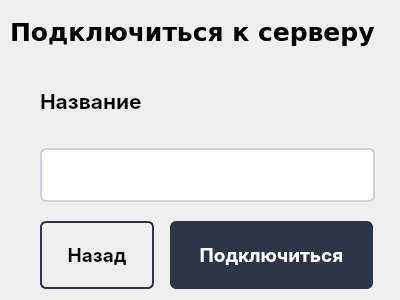
<?xml version="1.0" encoding="UTF-8"?>
<ui version="4.0">
 <class>GuildConnector</class>
 <widget class="QWidget" name="GuildConnector">
  <property name="geometry">
   <rect>
    <x>0</x>
    <y>0</y>
    <width>400</width>
    <height>300</height>
   </rect>
  </property>
  <property name="windowTitle">
   <string>Form</string>
  </property>
  <widget class="QLabel" name="title">
   <property name="geometry">
    <rect>
     <x>10</x>
     <y>10</y>
     <width>392</width>
     <height>44</height>
    </rect>
   </property>
   <property name="font">
    <font>
     <family>DejaVu Sans</family>
     <pointsize>19</pointsize>
     <weight>75</weight>
     <bold>true</bold>
    </font>
   </property>
   <property name="text">
    <string>Подключиться к серверу</string>
   </property>
  </widget>
  <widget class="QWidget" name="layoutWidget">
   <property name="geometry">
    <rect>
     <x>40</x>
     <y>61</y>
     <width>335</width>
     <height>141</height>
    </rect>
   </property>
   <layout class="QVBoxLayout" name="name_stack">
    <item>
     <widget class="QLabel" name="name">
      <property name="font">
       <font>
        <family>Inter</family>
        <pointsize>16</pointsize>
        <weight>75</weight>
        <bold>true</bold>
       </font>
      </property>
      <property name="text">
       <string>Название</string>
      </property>
     </widget>
    </item>
    <item>
     <widget class="QLineEdit" name="name_edit">
      <property name="font">
       <font>
        <family>Inter</family>
        <pointsize>14</pointsize>
        <weight>75</weight>
        <bold>true</bold>
       </font>
      </property>
      <property name="styleSheet">
       <string notr="true">padding: 12px;

background: #FFFFFF;
border: 2px solid #CBD2E0;
border-radius: 6px;</string>
      </property>
     </widget>
    </item>
   </layout>
  </widget>
  <widget class="QWidget" name="layoutWidget_2">
   <property name="geometry">
    <rect>
     <x>40</x>
     <y>220</y>
     <width>333</width>
     <height>70</height>
    </rect>
   </property>
   <layout class="QHBoxLayout" name="button_group">
    <property name="spacing">
     <number>16</number>
    </property>
    <item>
     <widget class="QPushButton" name="close_btn">
      <property name="font">
       <font>
        <family>Inter</family>
        <pointsize>14</pointsize>
        <weight>75</weight>
        <bold>true</bold>
       </font>
      </property>
      <property name="styleSheet">
       <string notr="true">QPushButton#close_btn {
    padding: 12px 20px;
    height: 40px;

    border: 2px solid #2D3648;
    border-radius: 6px;
}

QPushButton#close_btn:hover {
    color: #FFFFFF;
    background: #2D3648;
}</string>
      </property>
      <property name="text">
       <string>Назад</string>
      </property>
      <property name="flat">
       <bool>true</bool>
      </property>
     </widget>
    </item>
    <item>
     <widget class="QPushButton" name="create_btn">
      <property name="font">
       <font>
        <family>Inter</family>
        <pointsize>14</pointsize>
        <weight>75</weight>
        <bold>true</bold>
       </font>
      </property>
      <property name="styleSheet">
       <string notr="true">QPushButton#create_btn {
    color: #FFFFFF;
    padding: 12px 20px;
    height: 44px;
    width: 163px;

    background: #2D3648;
    border-radius: 6px;
}

QPushButton#create_btn:hover {
    color: #2D3648;

    border: 2px solid #2D3648;
    background-color: transparent;
}</string>
      </property>
      <property name="text">
       <string>Подключиться</string>
      </property>
      <property name="flat">
       <bool>true</bool>
      </property>
     </widget>
    </item>
   </layout>
  </widget>
 </widget>
 <resources/>
 <connections/>
</ui>
